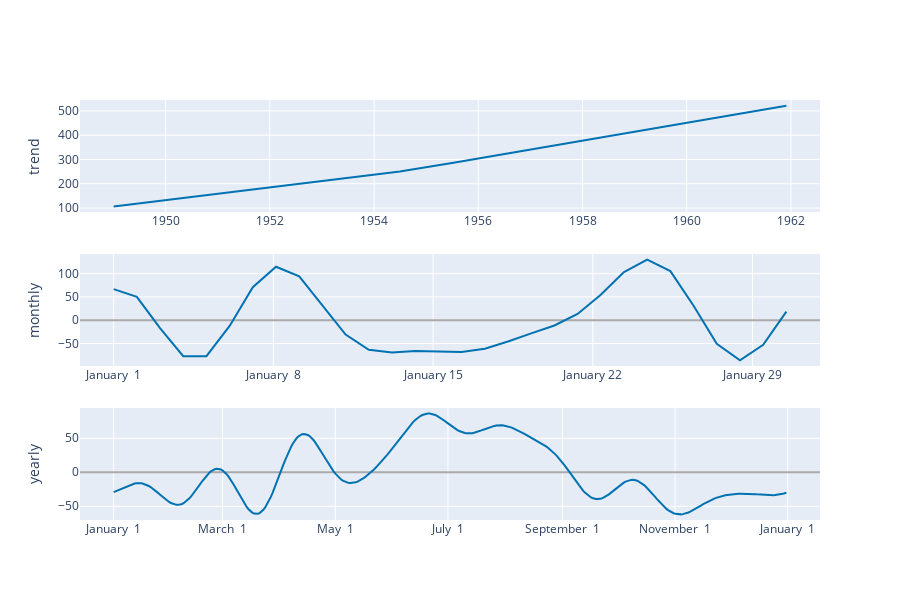

Notebook cell for this chart:
### Code cell
from prophet.plot import plot_components_plotly

plot_components_plotly(model, forecast)

### Figure 1 — Plotly figure (JSON) as saved in the notebook; plotly's stock layout.template omitted (floating-point values rounded to 4 significant figures; data arrays with more than 128 entries replaced by an {"elided": "..."} marker saying what was removed)
{"data": [{"line": {"color": "#0072B2", "width": 2}, "mode": "lines", "name": "trend", "type": "scatter", "x": {"elided": "156 str values"}, "xaxis": "x", "y": {"elided": "156 float values"}, "yaxis": "y"}, {"line": {"color": "rgba(0, 114, 178, 0.2)", "width": 0}, "mode": "lines", "name": "trend_upper", "type": "scatter", "x": {"elided": "156 str values"}, "xaxis": "x", "y": {"elided": "156 float values"}, "yaxis": "y"}, {"fill": "tonexty", "fillcolor": "rgba(0, 114, 178, 0.2)", "line": {"color": "rgba(0, 114, 178, 0.2)", "width": 0}, "mode": "lines", "name": "trend_lower", "type": "scatter", "x": {"elided": "156 str values"}, "xaxis": "x", "y": {"elided": "156 float values"}, "yaxis": "y"}, {"line": {"color": "#0072B2", "width": 2}, "mode": "lines", "name": "monthly", "type": "scatter", "x": ["2017-01-01T00:00:00", "2017-01-02T00:24:00", "2017-01-03T00:48:00", "2017-01-04T01:12:00", "2017-01-05T01:36:00", "2017-01-06T02:00:00", "2017-01-07T02:24:00", "2017-01-08T02:48:00", "2017-01-09T03:12:00", "2017-01-10T03:36:00", "2017-01-11T04:00:00", "2017-01-12T04:24:00", "2017-01-13T04:48:00", "2017-01-14T05:12:00", "2017-01-15T05:36:00", "2017-01-16T06:00:00", "2017-01-17T06:24:00", "2017-01-18T06:48:00", "2017-01-19T07:12:00", "2017-01-20T07:36:00", "2017-01-21T08:00:00", "2017-01-22T08:24:00", "2017-01-23T08:48:00", "2017-01-24T09:12:00", "2017-01-25T09:36:00", "2017-01-26T10:00:00", "2017-01-27T10:24:00", "2017-01-28T10:48:00", "2017-01-29T11:12:00", "2017-01-30T11:36:00"], "xaxis": "x2", "y": [66.67, 50.2, -17.0, -77.13, -77.08, -12.3, 70.92, 114.7, 94.18, 31.24, -30.84, -63.61, -69.01, -65.93, -66.7, -68.08, -61.38, -45.81, -28.26, -11.31, 13.37, 54.56, 103.4, 130.0, 105.3, 31.19, -50.69, -86.23, -52.9, 18.52], "yaxis": "y2"}, {"line": {"color": "#0072B2", "width": 2}, "mode": "lines", "name": "yearly", "type": "scatter", "x": {"elided": "365 str values"}, "xaxis": "x3", "y": {"elided": "365 float values"}, "yaxis": "y3"}], "layout": {"height": 600, "showlegend": false, "width": 900, "xaxis": {"anchor": "y", "domain": [0, 1], "range": ["1948-05-10T04:48:00", "1962-07-23T19:12:00"], "type": "date"}, "xaxis2": {"anchor": "y2", "domain": [0, 1], "range": ["2016-12-30T12:37:12", "2017-01-31T22:58:48"], "tickformat": "%B %e", "type": "date"}, "xaxis3": {"anchor": "y3", "domain": [0, 1], "range": ["2016-12-13T18:54:02.958904", "2018-01-18T11:04:57.863013"], "tickformat": "%B %e", "type": "date"}, "yaxis": {"anchor": "x", "domain": [0.7333, 1], "rangemode": "normal", "title": {"text": "trend"}, "zerolinecolor": "#AAA"}, "yaxis2": {"anchor": "x2", "domain": [0.3667, 0.6333], "title": {"text": "monthly"}, "zerolinecolor": "#AAA"}, "yaxis3": {"anchor": "x3", "domain": [0, 0.2667], "title": {"text": "yearly"}, "zerolinecolor": "#AAA"}}}
